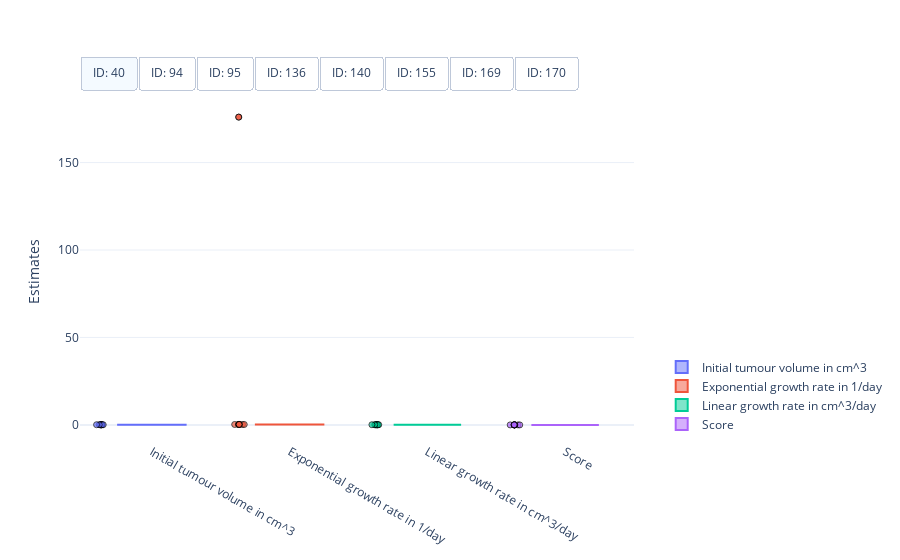

Notebook code for this chart:
### Code cell
#
# Visualisation of the spread of optimised model parameters for multiple runs from different initial points.
#
# This cell needs the above optimised model parameters and their respective objective function scores, as well as the data
# [mouse_parameters_constrained, mouse_parameters_constrained, data]
#

import plotly.colors
import plotly.graph_objects as go


# Get mouse ids
mouse_ids = data['#ID'].unique()

# Get number of parameters + score (for visualisation)
n_params = mouse_parameters_constrained.shape[2] + 1

# Define colorscheme
colors = plotly.colors.qualitative.Plotly[:n_params]

# Get optimised parameter sets
optimised_parameters =  mouse_parameters_constrained

# Get scores for parameters
scores = mouse_scores_constrained

# Create figure
fig = go.Figure()

# Box plot of optimised model parameters
for index, id_m in enumerate(mouse_ids):
    # Get optimised parameters
    parameters = optimised_parameters[index, ...]

    # Get scores
    score = scores[index, :]

    # Create box plot of for initial tumour volume
    fig.add_trace(
        go.Box(
            y=parameters[:, 0],  
            name="Initial tumour volume in cm^3",
            boxpoints='all',
            jitter=0.2,
            pointpos=-1.5,
            visible=True if index == 0 else False,
            marker=dict(
                symbol='circle',
                opacity=0.7,
                line=dict(color='black', width=1)),
            marker_color=colors[0],
            line_color=colors[0]))

    # Create box plot of for exponential tumour growth
    fig.add_trace(
        go.Box(
            y=parameters[:, 1],  
            name="Exponential growth rate in 1/day",
            boxpoints='all',
            jitter=0.2,
            pointpos=-1.5,
            visible=True if index == 0 else False,
            marker=dict(
                symbol='circle',
                opacity=0.7,
                line=dict(color='black', width=1)),
            marker_color=colors[1],
            line_color=colors[1]))

    # Create box plot of for linear tumour growth
    fig.add_trace(
        go.Box(
            y=parameters[:, 2],  
            name="Linear growth rate in cm^3/day",
            boxpoints='all',
            jitter=0.2,
            pointpos=-1.5,
            visible=True if index == 0 else False,
            marker=dict(
                symbol='circle',
                opacity=0.7,
                line=dict(color='black', width=1)),
            marker_color=colors[2],
            line_color=colors[2]))
    
    # Create box plot of for objective function score
    fig.add_trace(
        go.Box(
            y=score,  
            name="Score",
            boxpoints='all',
            jitter=0.2,
            pointpos=-1.5,
            visible=True if index == 0 else False,
            marker=dict(
                symbol='circle',
                opacity=0.7,
                line=dict(color='black', width=1)),
            marker_color=colors[3],
            line_color=colors[3]))

# Set figure size
fig.update_layout(
    autosize=True,
    template="plotly_white",
    yaxis_title="Estimates")

# Add switch between mice
fig.update_layout(
    updatemenus=[
        dict(
            type = "buttons",
            direction = "right",
            buttons=list([
                dict(
                    args=[{"visible": [True]*4 + [False]*(4 * 7)}],
                    label="ID: %d" % mouse_ids[0],
                    method="restyle"
                ),
                dict(
                    args=[{"visible": [False]*4 + [True]*4 + [False]*(4 * 6)}],
                    label="ID: %d" % mouse_ids[1],
                    method="restyle"
                ),
                dict(
                    args=[{"visible": [False]*(4 * 2) + [True]*4 + [False]*(4 * 5)}],
                    label="ID: %d" % mouse_ids[2],
                    method="restyle"
                ),
                dict(
                    args=[{"visible": [False]*(4 * 3) + [True]*4 + [False]*(4 * 4)}],
                    label="ID: %d" % mouse_ids[3],
                    method="restyle"
                ),
                dict(
                    args=[{"visible": [False]*(4 * 4) + [True]*4 + [False]*(4 * 3)}],
                    label="ID: %d" % mouse_ids[4],
                    method="restyle"
                ),
                dict(
                    args=[{"visible": [False]*(4 * 5) + [True]*4 + [False]*(4 * 2)}],
                    label="ID: %d" % mouse_ids[5],
                    method="restyle"
                ),
                dict(
                    args=[{"visible": [False]*(4 * 6) + [True]*4 + [False]* 4}],
                    label="ID: %d" % mouse_ids[6],
                    method="restyle"
                ),
                dict(
                    args=[{"visible": [False]*(4 * 7) + [True]*4}],
                    label="ID: %d" % mouse_ids[7],
                    method="restyle"
                )
            ]),
            pad={"r": 0, "t": -10},
            showactive=True,
            x=0.0,
            xanchor="left",
            y=1.1,
            yanchor="top"
        )
    ]
)

# Position legend
fig.update_layout(legend=dict(
    yanchor="bottom",
    y=0.01,
    xanchor="left",
    x=1.05))

# Show figure
fig.show()

### Figure 1 — Plotly figure (JSON) as saved in the notebook; plotly's stock layout.template omitted (floating-point values rounded to 4 significant figures)
{"data": [{"boxpoints": "all", "jitter": 0.2, "line": {"color": "#636EFA"}, "marker": {"color": "#636EFA", "line": {"color": "black", "width": 1}, "opacity": 0.7, "symbol": "circle"}, "name": "Initial tumour volume in cm^3", "pointpos": -1.5, "type": "box", "visible": true, "y": [0.1394, 0.03673, 0.1393, 0.03673, 0.1392, 0.1377, 0.1373, 0.1377, 0.1393, 0.1373]}, {"boxpoints": "all", "jitter": 0.2, "line": {"color": "#EF553B"}, "marker": {"color": "#EF553B", "line": {"color": "black", "width": 1}, "opacity": 0.7, "symbol": "circle"}, "name": "Exponential growth rate in 1/day", "pointpos": -1.5, "type": "box", "visible": true, "y": [0.2753, 176.0, 0.2754, 176.0, 0.2756, 0.285, 0.2787, 0.285, 0.2754, 0.2839]}, {"boxpoints": "all", "jitter": 0.2, "line": {"color": "#00CC96"}, "marker": {"color": "#00CC96", "line": {"color": "black", "width": 1}, "opacity": 0.7, "symbol": "circle"}, "name": "Linear growth rate in cm^3/day", "pointpos": -1.5, "type": "box", "visible": true, "y": [0.1309, 0.1008, 0.131, 0.1008, 0.1309, 0.1296, 0.1307, 0.1296, 0.131, 0.13]}, {"boxpoints": "all", "jitter": 0.2, "line": {"color": "#AB63FA"}, "marker": {"color": "#AB63FA", "line": {"color": "black", "width": 1}, "opacity": 0.7, "symbol": "circle"}, "name": "Score", "pointpos": -1.5, "type": "box", "visible": true, "y": [0.03186, 0.06876, 0.03186, 0.06876, 0.03186, 0.0319, 0.03188, 0.0319, 0.03186, 0.0319]}, {"boxpoints": "all", "jitter": 0.2, "line": {"color": "#636EFA"}, "marker": {"color": "#636EFA", "line": {"color": "black", "width": 1}, "opacity": 0.7, "symbol": "circle"}, "name": "Initial tumour volume in cm^3", "pointpos": -1.5, "type": "box", "visible": false, "y": [0.05753, 0.05752, 0.05754, 0.05753, 0.05752, 0.07455, 0.07461, 0.07444, 0.05753, 0.07464]}, {"boxpoints": "all", "jitter": 0.2, "line": {"color": "#EF553B"}, "marker": {"color": "#EF553B", "line": {"color": "black", "width": 1}, "opacity": 0.7, "symbol": "circle"}, "name": "Exponential growth rate in 1/day", "pointpos": -1.5, "type": "box", "visible": false, "y": [390.8, 371.5, 173.3, 390.8, 1000.0, 0.1679, 0.1677, 0.1694, 390.8, 0.1676]}, {"boxpoints": "all", "jitter": 0.2, "line": {"color": "#00CC96"}, "marker": {"color": "#00CC96", "line": {"color": "black", "width": 1}, "opacity": 0.7, "symbol": "circle"}, "name": "Linear growth rate in cm^3/day", "pointpos": -1.5, "type": "box", "visible": false, "y": [0.01644, 0.01644, 0.01644, 0.01644, 0.01644, 0.02031, 0.02031, 0.02027, 0.01644, 0.0203]}, {"boxpoints": "all", "jitter": 0.2, "line": {"color": "#AB63FA"}, "marker": {"color": "#AB63FA", "line": {"color": "black", "width": 1}, "opacity": 0.7, "symbol": "circle"}, "name": "Score", "pointpos": -1.5, "type": "box", "visible": false, "y": [0.008274, 0.008274, 0.008273, 0.008274, 0.008275, 0.007448, 0.007449, 0.007449, 0.008274, 0.007449]}, {"boxpoints": "all", "jitter": 0.2, "line": {"color": "#636EFA"}, "marker": {"color": "#636EFA", "line": {"color": "black", "width": 1}, "opacity": 0.7, "symbol": "circle"}, "name": "Initial tumour volume in cm^3", "pointpos": -1.5, "type": "box", "visible": false, "y": [0.001003, 0.2211, 0.001262, 0.001497, 0.2211, 0.001039, 0.001069, 0.2211, 0.001031, 0.001]}, {"boxpoints": "all", "jitter": 0.2, "line": {"color": "#EF553B"}, "marker": {"color": "#EF553B", "line": {"color": "black", "width": 1}, "opacity": 0.7, "symbol": "circle"}, "name": "Exponential growth rate in 1/day", "pointpos": -1.5, "type": "box", "visible": false, "y": [87.24, 0.05553, 611.5, 806.3, 0.05553, 375.4, 440.4, 0.05553, 679.4, 765.6]}, {"boxpoints": "all", "jitter": 0.2, "line": {"color": "#00CC96"}, "marker": {"color": "#00CC96", "line": {"color": "black", "width": 1}, "opacity": 0.7, "symbol": "circle"}, "name": "Linear growth rate in cm^3/day", "pointpos": -1.5, "type": "box", "visible": false, "y": [0.08863, 1000.0, 0.08844, 0.08834, 1000.0, 0.0884, 0.08847, 1000.0, 0.08837, 0.08837]}, {"boxpoints": "all", "jitter": 0.2, "line": {"color": "#AB63FA"}, "marker": {"color": "#AB63FA", "line": {"color": "black", "width": 1}, "opacity": 0.7, "symbol": "circle"}, "name": "Score", "pointpos": -1.5, "type": "box", "visible": false, "y": [0.5359, 0.09932, 0.5376, 0.5374, 0.09932, 0.5374, 0.5375, 0.09932, 0.5372, 0.5377]}, {"boxpoints": "all", "jitter": 0.2, "line": {"color": "#636EFA"}, "marker": {"color": "#636EFA", "line": {"color": "black", "width": 1}, "opacity": 0.7, "symbol": "circle"}, "name": "Initial tumour volume in cm^3", "pointpos": -1.5, "type": "box", "visible": false, "y": [0.149, 0.01855, 0.01903, 0.1489, 0.1482, 0.01966, 0.01829, 0.01829, 0.149, 0.1488]}, {"boxpoints": "all", "jitter": 0.2, "line": {"color": "#EF553B"}, "marker": {"color": "#EF553B", "line": {"color": "black", "width": 1}, "opacity": 0.7, "symbol": "circle"}, "name": "Exponential growth rate in 1/day", "pointpos": -1.5, "type": "box", "visible": false, "y": [0.05425, 316.1, 146.8, 0.05427, 0.05477, 26.31, 717.0, 717.0, 0.05426, 0.05462]}, {"boxpoints": "all", "jitter": 0.2, "line": {"color": "#00CC96"}, "marker": {"color": "#00CC96", "line": {"color": "black", "width": 1}, "opacity": 0.7, "symbol": "circle"}, "name": "Linear growth rate in cm^3/day", "pointpos": -1.5, "type": "box", "visible": false, "y": [0.1288, 0.04081, 0.04079, 0.1288, 0.1268, 0.04089, 0.04081, 0.04081, 0.1288, 0.127]}, {"boxpoints": "all", "jitter": 0.2, "line": {"color": "#AB63FA"}, "marker": {"color": "#AB63FA", "line": {"color": "black", "width": 1}, "opacity": 0.7, "symbol": "circle"}, "name": "Score", "pointpos": -1.5, "type": "box", "visible": false, "y": [0.04018, 0.1094, 0.1093, 0.04018, 0.04018, 0.1088, 0.1094, 0.1094, 0.04018, 0.04018]}, {"boxpoints": "all", "jitter": 0.2, "line": {"color": "#636EFA"}, "marker": {"color": "#636EFA", "line": {"color": "black", "width": 1}, "opacity": 0.7, "symbol": "circle"}, "name": "Initial tumour volume in cm^3", "pointpos": -1.5, "type": "box", "visible": false, "y": [0.001, 0.001, 0.001004, 0.001, 0.001, 0.0843, 0.001, 0.001116, 0.001, 0.001]}, {"boxpoints": "all", "jitter": 0.2, "line": {"color": "#EF553B"}, "marker": {"color": "#EF553B", "line": {"color": "black", "width": 1}, "opacity": 0.7, "symbol": "circle"}, "name": "Exponential growth rate in 1/day", "pointpos": -1.5, "type": "box", "visible": false, "y": [716.9, 428.1, 110.5, 957.5, 935.6, 0.05413, 587.9, 866.3, 440.8, 957.5]}, {"boxpoints": "all", "jitter": 0.2, "line": {"color": "#00CC96"}, "marker": {"color": "#00CC96", "line": {"color": "black", "width": 1}, "opacity": 0.7, "symbol": "circle"}, "name": "Linear growth rate in cm^3/day", "pointpos": -1.5, "type": "box", "visible": false, "y": [0.05009, 0.05009, 0.05016, 0.05009, 0.05009, 1000.0, 0.0501, 0.05005, 0.0501, 0.05009]}, {"boxpoints": "all", "jitter": 0.2, "line": {"color": "#AB63FA"}, "marker": {"color": "#AB63FA", "line": {"color": "black", "width": 1}, "opacity": 0.7, "symbol": "circle"}, "name": "Score", "pointpos": -1.5, "type": "box", "visible": false, "y": [1.272, 1.271, 1.269, 1.272, 1.272, 0.1459, 1.272, 1.272, 1.272, 1.272]}, {"boxpoints": "all", "jitter": 0.2, "line": {"color": "#636EFA"}, "marker": {"color": "#636EFA", "line": {"color": "black", "width": 1}, "opacity": 0.7, "symbol": "circle"}, "name": "Initial tumour volume in cm^3", "pointpos": -1.5, "type": "box", "visible": false, "y": [0.007578, 0.007228, 0.003075, 0.007048, 0.008322, 0.006908, 0.007979, 0.01019, 0.1333, 0.008006]}, {"boxpoints": "all", "jitter": 0.2, "line": {"color": "#EF553B"}, "marker": {"color": "#EF553B", "line": {"color": "black", "width": 1}, "opacity": 0.7, "symbol": "circle"}, "name": "Exponential growth rate in 1/day", "pointpos": -1.5, "type": "box", "visible": false, "y": [808.8, 156.0, 582.0, 98.04, 733.0, 161.1, 764.9, 518.1, 0.1974, 767.4]}, {"boxpoints": "all", "jitter": 0.2, "line": {"color": "#00CC96"}, "marker": {"color": "#00CC96", "line": {"color": "black", "width": 1}, "opacity": 0.7, "symbol": "circle"}, "name": "Linear growth rate in cm^3/day", "pointpos": -1.5, "type": "box", "visible": false, "y": [0.08036, 0.08045, 0.08051, 0.08048, 0.08029, 0.08045, 0.08027, 0.08021, 0.1085, 0.08032]}, {"boxpoints": "all", "jitter": 0.2, "line": {"color": "#AB63FA"}, "marker": {"color": "#AB63FA", "line": {"color": "black", "width": 1}, "opacity": 0.7, "symbol": "circle"}, "name": "Score", "pointpos": -1.5, "type": "box", "visible": false, "y": [0.292, 0.2916, 0.292, 0.2914, 0.292, 0.2915, 0.292, 0.292, 0.2589, 0.292]}, {"boxpoints": "all", "jitter": 0.2, "line": {"color": "#636EFA"}, "marker": {"color": "#636EFA", "line": {"color": "black", "width": 1}, "opacity": 0.7, "symbol": "circle"}, "name": "Initial tumour volume in cm^3", "pointpos": -1.5, "type": "box", "visible": false, "y": [0.06622, 0.1233, 0.1233, 0.1233, 0.1233, 0.1233, 0.1233, 0.06623, 0.1233, 0.06623]}, {"boxpoints": "all", "jitter": 0.2, "line": {"color": "#EF553B"}, "marker": {"color": "#EF553B", "line": {"color": "black", "width": 1}, "opacity": 0.7, "symbol": "circle"}, "name": "Exponential growth rate in 1/day", "pointpos": -1.5, "type": "box", "visible": false, "y": [373.3, 0.04352, 0.04352, 0.04352, 0.04352, 0.04352, 0.04352, 448.0, 0.04352, 448.0]}, {"boxpoints": "all", "jitter": 0.2, "line": {"color": "#00CC96"}, "marker": {"color": "#00CC96", "line": {"color": "black", "width": 1}, "opacity": 0.7, "symbol": "circle"}, "name": "Linear growth rate in cm^3/day", "pointpos": -1.5, "type": "box", "visible": false, "y": [0.0213, 0.0714, 0.0714, 0.0714, 0.0714, 0.0714, 0.0714, 0.0213, 0.0714, 0.0213]}, {"boxpoints": "all", "jitter": 0.2, "line": {"color": "#AB63FA"}, "marker": {"color": "#AB63FA", "line": {"color": "black", "width": 1}, "opacity": 0.7, "symbol": "circle"}, "name": "Score", "pointpos": -1.5, "type": "box", "visible": false, "y": [0.01894, 0.002916, 0.002916, 0.002916, 0.002916, 0.002916, 0.002916, 0.01894, 0.002916, 0.01894]}, {"boxpoints": "all", "jitter": 0.2, "line": {"color": "#636EFA"}, "marker": {"color": "#636EFA", "line": {"color": "black", "width": 1}, "opacity": 0.7, "symbol": "circle"}, "name": "Initial tumour volume in cm^3", "pointpos": -1.5, "type": "box", "visible": false, "y": [0.08705, 0.08711, 0.087, 0.08705, 0.02694, 0.08705, 0.08705, 0.08707, 0.08705, 0.02696]}, {"boxpoints": "all", "jitter": 0.2, "line": {"color": "#EF553B"}, "marker": {"color": "#EF553B", "line": {"color": "black", "width": 1}, "opacity": 0.7, "symbol": "circle"}, "name": "Exponential growth rate in 1/day", "pointpos": -1.5, "type": "box", "visible": false, "y": [0.03617, 0.03612, 0.03619, 0.03617, 830.6, 0.03617, 0.03617, 0.03617, 0.03617, 382.7]}, {"boxpoints": "all", "jitter": 0.2, "line": {"color": "#00CC96"}, "marker": {"color": "#00CC96", "line": {"color": "black", "width": 1}, "opacity": 0.7, "symbol": "circle"}, "name": "Linear growth rate in cm^3/day", "pointpos": -1.5, "type": "box", "visible": false, "y": [0.1933, 0.1953, 0.193, 0.1933, 0.01733, 0.1933, 0.1933, 0.1932, 0.1933, 0.01733]}, {"boxpoints": "all", "jitter": 0.2, "line": {"color": "#AB63FA"}, "marker": {"color": "#AB63FA", "line": {"color": "black", "width": 1}, "opacity": 0.7, "symbol": "circle"}, "name": "Score", "pointpos": -1.5, "type": "box", "visible": false, "y": [0.002316, 0.002316, 0.002316, 0.002316, 0.02287, 0.002316, 0.002316, 0.002316, 0.002316, 0.02287]}], "layout": {"autosize": true, "legend": {"x": 1.05, "xanchor": "left", "y": 0.01, "yanchor": "bottom"}, "updatemenus": [{"buttons": [{"args": [{"visible": [true, true, true, true, false, false, false, false, false, false, false, false, false, false, false, false, false, false, false, false, false, false, false, false, false, false, false, false, false, false, false, false]}], "label": "ID: 40", "method": "restyle"}, {"args": [{"visible": [false, false, false, false, true, true, true, true, false, false, false, false, false, false, false, false, false, false, false, false, false, false, false, false, false, false, false, false, false, false, false, false]}], "label": "ID: 94", "method": "restyle"}, {"args": [{"visible": [false, false, false, false, false, false, false, false, true, true, true, true, false, false, false, false, false, false, false, false, false, false, false, false, false, false, false, false, false, false, false, false]}], "label": "ID: 95", "method": "restyle"}, {"args": [{"visible": [false, false, false, false, false, false, false, false, false, false, false, false, true, true, true, true, false, false, false, false, false, false, false, false, false, false, false, false, false, false, false, false]}], "label": "ID: 136", "method": "restyle"}, {"args": [{"visible": [false, false, false, false, false, false, false, false, false, false, false, false, false, false, false, false, true, true, true, true, false, false, false, false, false, false, false, false, false, false, false, false]}], "label": "ID: 140", "method": "restyle"}, {"args": [{"visible": [false, false, false, false, false, false, false, false, false, false, false, false, false, false, false, false, false, false, false, false, true, true, true, true, false, false, false, false, false, false, false, false]}], "label": "ID: 155", "method": "restyle"}, {"args": [{"visible": [false, false, false, false, false, false, false, false, false, false, false, false, false, false, false, false, false, false, false, false, false, false, false, false, true, true, true, true, false, false, false, false]}], "label": "ID: 169", "method": "restyle"}, {"args": [{"visible": [false, false, false, false, false, false, false, false, false, false, false, false, false, false, false, false, false, false, false, false, false, false, false, false, false, false, false, false, true, true, true, true]}], "label": "ID: 170", "method": "restyle"}], "direction": "right", "pad": {"r": 0, "t": -10}, "showactive": true, "type": "buttons", "x": 0, "xanchor": "left", "y": 1.1, "yanchor": "top"}], "yaxis": {"title": {"text": "Estimates"}}}}
